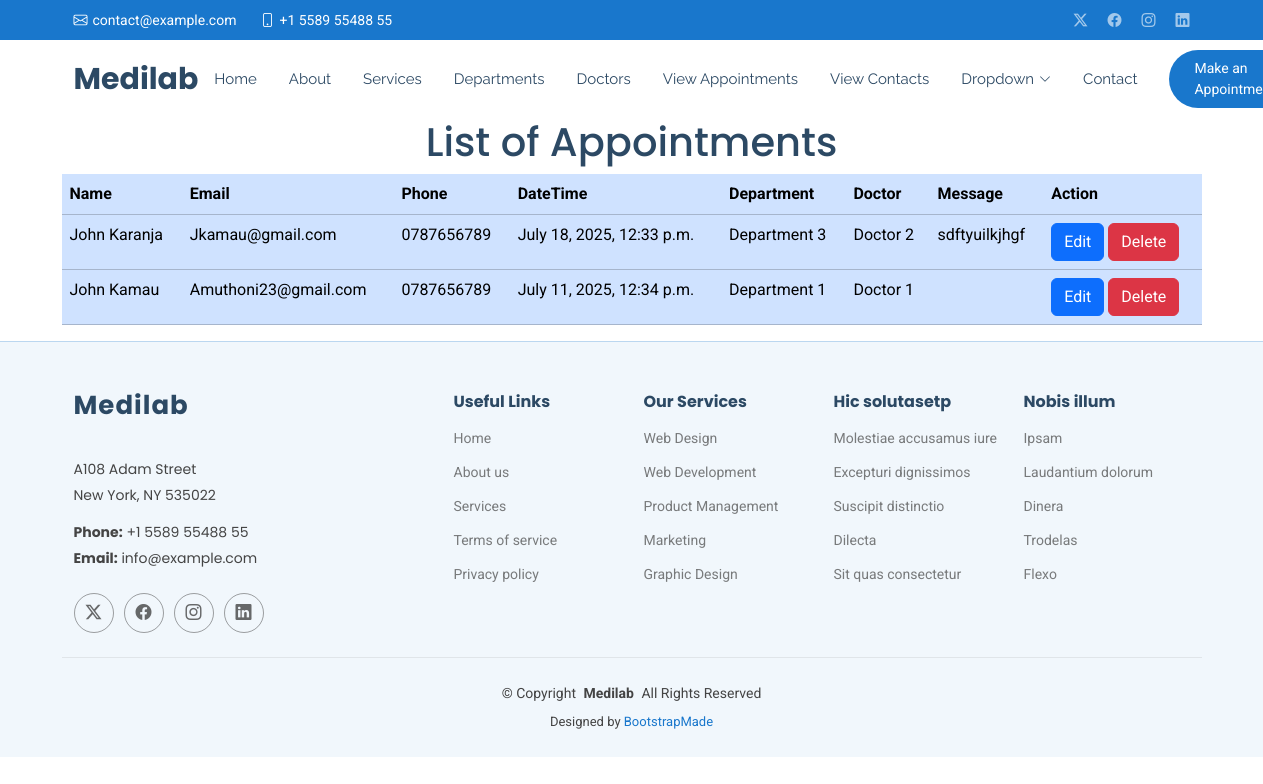
Page /show/ on the committed database.
### myapp/models.py (models this page shows, shortened)
class Appointment(models.Model):
    name =models.CharField(max_length=100)
    email = models.EmailField()
    phone = models.CharField(max_length=20)
    datetime =models.DateTimeField()
    department = models.CharField(max_length=100)
    doctor = models.CharField(max_length=100)
    message = models.TextField()

### myapp/views.py (the view)
# urls.py: path('show/', views.show, name='show'),
def show(request):
  all = Appointment.objects.all()
  return render(request,'show.html',{'all':all})

### templates/show.html
{% extends 'starter-page.html' %}
{% load static %}
{% block content %}
    <h1 class="text-center">List of Appointments</h1>
    <table class="table table-primary container">
    <tr>
        <th>Name</th>
        <th>Email</th>
        <th>Phone</th>
        <th>DateTime</th>
        <th>Department</th>
        <th>Doctor</th>
        <th>Message</th>
        <th>Action</th>
    </tr>
    {% for appointment in all %}
       <tr>
           <td>{{ appointment.name }}</td>
           <td>{{ appointment.email }}</td>
           <td>{{ appointment.phone }}</td>
           <td>{{ appointment.datetime }}</td>
           <td>{{ appointment.department }}</td>
           <td>{{ appointment.doctor }}</td>
           <td>{{ appointment.message }}</td>
           <td>
               <a href="/edit/{{ appointment.id }}" class="btn btn-primary">Edit</a>
               <a href="/delete/{{ appointment.id }}" class="btn btn-danger">Delete</a>
           </td>
       </tr>
    {% endfor %}
    </table>
{% endblock %}

### static/assets/css/main.css (style rules this page uses)
:root { --default-font: "Roboto", system-ui, -apple-system, "Segoe UI", Roboto, "Helvetica Neue", Arial, "Noto Sans", "Liberation Sans", sans-serif, "Apple Color Emoji", "Segoe UI Emoji", "Segoe UI Symbol", "Noto Color Emoji"; --heading-font: "Poppins", sans-serif; --nav-font: "Raleway", sans-serif; }
:root { --background-color: #ffffff; --default-color: #444444; --heading-color: #2c4964; --accent-color: #1977cc; --surface-color: #ffffff; --contrast-color: #ffffff; }
:root { --nav-color: #2c4964; --nav-hover-color: #1977cc; --nav-mobile-background-color: #ffffff; --nav-dropdown-background-color: #ffffff; --nav-dropdown-color: #2c4964; --nav-dropdown-hover-color: #1977cc; }
:root { scroll-behavior: smooth; }
body { color: var(--default-color); background-color: var(--background-color); font-family: var(--default-font); }
a { color: var(--accent-color); text-decoration: none; transition: 0.3s; }
h1, h2, h3, h4, h5, h6 { color: var(--heading-color); font-family: var(--heading-font); }

### rows in the picture
Appointment: name "John Karanja", email "Jkamau@gmail.com", phone "0787656789", datetime "July 18, 2025, 12:33 p.m.", department "Department 3", doctor "Doctor 2", message "sdftyuilkjhgf"
Appointment: name "John Kamau", email "Amuthoni23@gmail.com", phone "0787656789", datetime "July 11, 2025, 12:34 p.m.", department "Department 1", doctor "Doctor 1"
